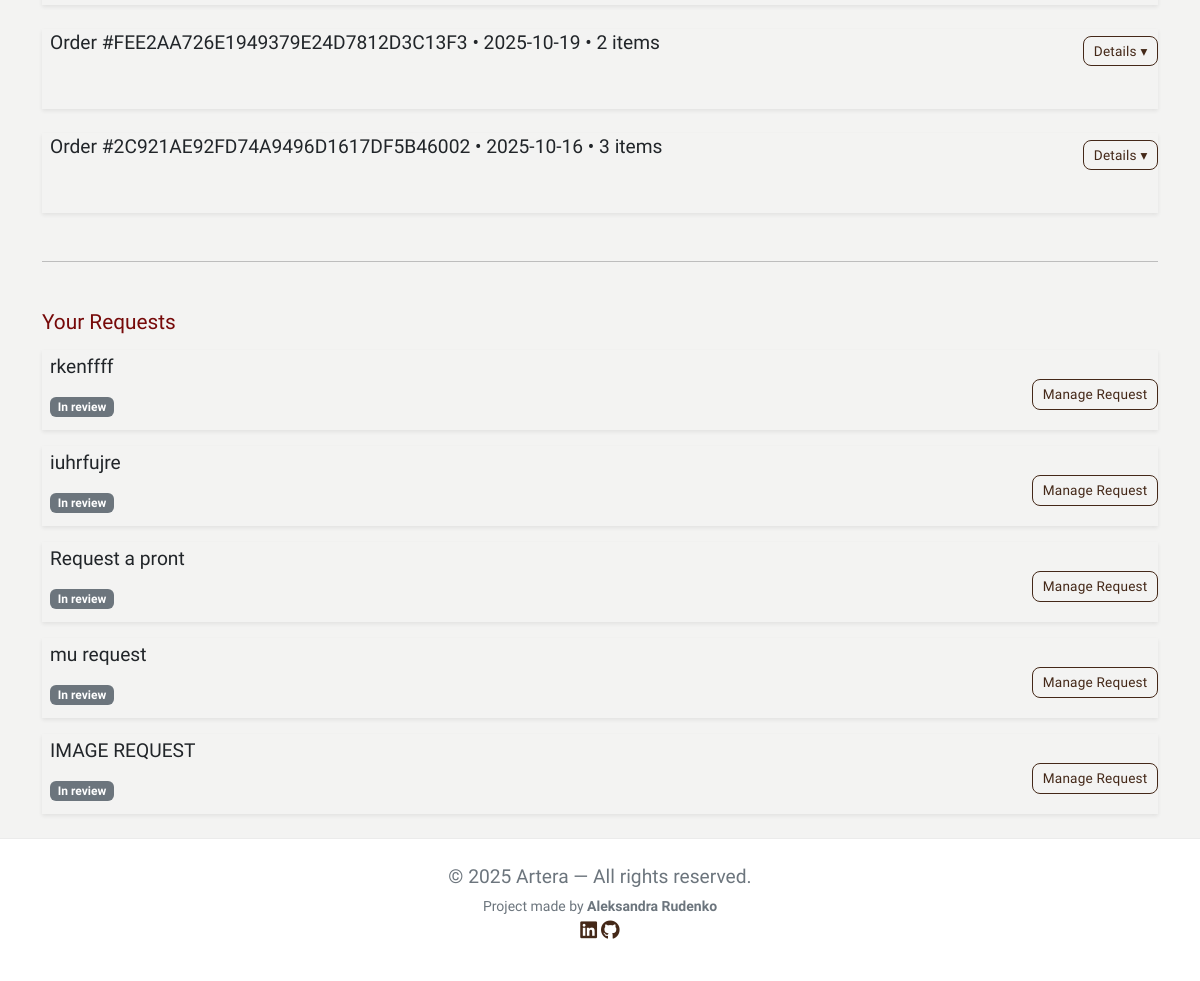
/profiles/library/ (signed in, lower part), run on an earlier commit of the app's database.
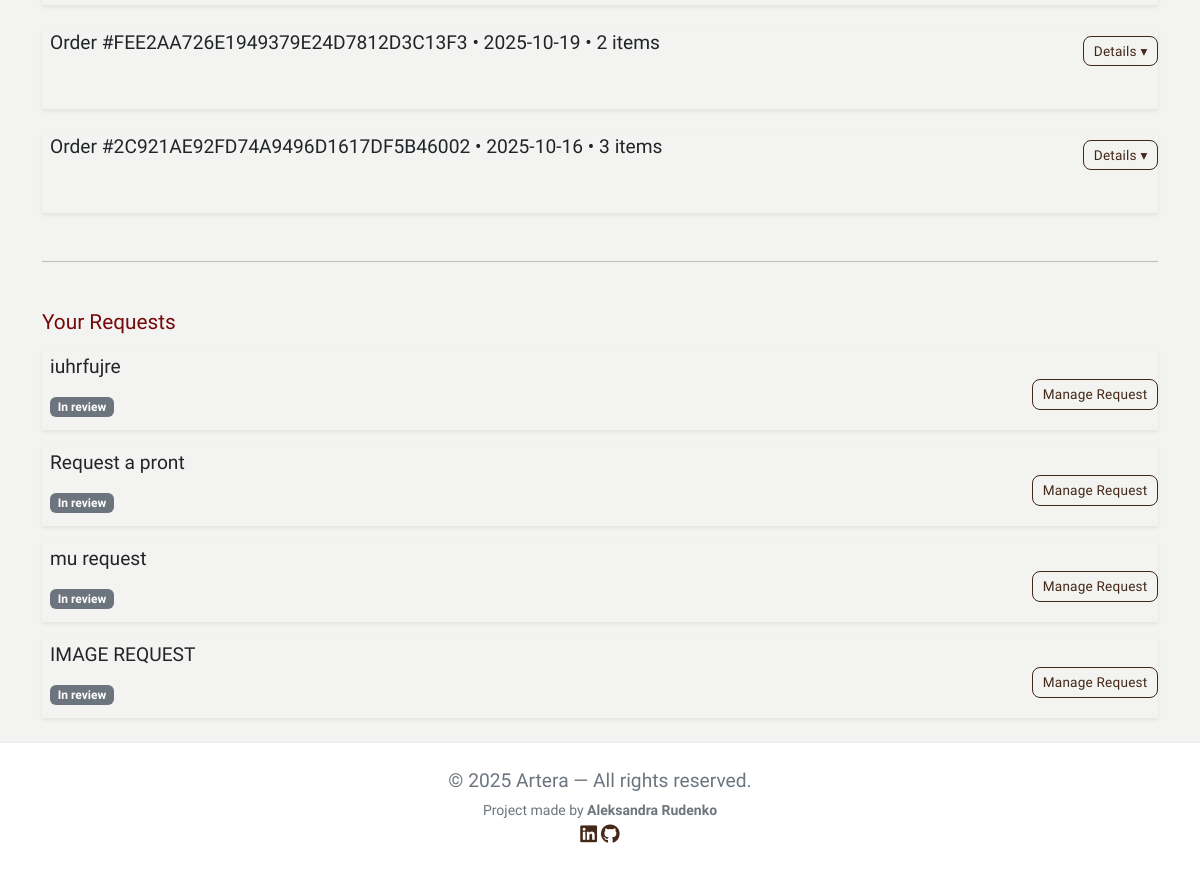
And on a later commit of the database.
### checkout/models.py (models this page shows, shortened)
class Order(models.Model):
    user = models.ForeignKey(settings.AUTH_USER_MODEL, null=True, blank=True, on_delete=models.SET_NULL, related_name='orders')
    order_number = models.CharField(max_length=32, null=False, editable=False)
    full_name = models.CharField(max_length=50,  null=False, blank=False)
    email = models.EmailField(max_length=254, null=False, blank=False)
    phone_number = models.CharField(max_length=20,  null=False, blank=False)
    country = CountryField(blank_label='Select country')
    postcode = models.CharField(max_length=20,  null=True,  blank=True)
    town_or_city = models.CharField(max_length=40,  null=False, blank=False)
    street_address1 = models.CharField(max_length=80, null=False, blank=False)
    street_address2 = models.CharField(max_length=80, null=True,  blank=True)
    county = models.CharField(max_length=80,  null=True,  blank=True)
    date = models.DateTimeField(auto_now_add=True)
    delivery_cost = models.DecimalField(max_digits=6,  decimal_places=2, null=False, default=0)
    order_total = models.DecimalField(max_digits=10, decimal_places=2, null=False, default=0)
    grand_total = models.DecimalField(max_digits=10, decimal_places=2, null=False, default=0)

### services/models.py (models this page shows)
class ArtworkRequest(models.Model):
    STATUS = [
        ("in_review","In review"),
        ("accepted","Accepted"),
        ("rejected","Rejected"),
    ]
    user = models.ForeignKey(settings.AUTH_USER_MODEL, on_delete=models.CASCADE, related_name="service_requests")
    title = models.CharField(max_length=120, blank=False)
    description = models.TextField(blank=False, max_length=1000)
    ref_image = CloudinaryField('image', folder='requests', blank=True)
    budget_cents = models.DecimalField(max_digits=10, decimal_places=2, null=True, blank=True)
    status = models.CharField(max_length=20, choices=STATUS, default="in_review")
    created_at = models.DateTimeField(auto_now_add=True)

### profiles/views.py (the view)
# urls.py: path('library/', views.library, name='library'),
@login_required
def library(request):
    email = (request.user.email or '').strip()
    if not email:
        return render(request, 'profiles/library.html', {'orders': []})
    orders = (
        Order.objects
        .filter(user=request.user)
        .order_by('-date', '-id')
        .annotate(item_count=Count('lineitems'))
        .prefetch_related(
            Prefetch(
                'lineitems',
                queryset=OrderItem.objects.select_related('artwork').order_by('id')
            )
        )
    )
    requests_qs = (
        ArtworkRequest.objects
        .filter(user=request.user)
        .order_by('-created_at')
    )
    return render(request, 'profiles/library.html', {
        'orders': orders,
        'requests': requests_qs,
    })

### bag/contexts.py (called while the page is built, shortened)
def bag_contents(request):
    bag_items = []
    total = Decimal("0")
    product_count = 0
    bag = request.session.get('bag', {})
    if total < getattr(settings, 'FREE_DELIVERY_THRESHOLD', 0):
        delivery = total * Decimal(getattr(settings, 'STANDARD_DELIVERY_PERCENTAGE', 0) / 100)
        free_delivery_delta = getattr(settings, 'FREE_DELIVERY_THRESHOLD', 0) - total
    else:
        delivery = 0
        free_delivery_delta = 0
    grand_total = delivery + total
    context = {
        'bag_items': bag_items,
        'total': total,
        'product_count': product_count,
        'delivery': delivery,
        'free_delivery_delta': free_delivery_delta,
        'free_delivery_threshold': getattr(settings, 'FREE_DELIVERY_THRESHOLD', 0),
        'grand_total': grand_total,
    }
    return context

### shop/models.py (called while the page is built)
    def get_download_url(self):
        if self.digital_file_url:
            return self.digital_file_url
        if self.image_url:
            return self.image_url
        if self.image and getattr(self.image, "url", None):
            return self.image.url
        return None

### profiles/templates/profiles/library.html (shortened to what this page needs)
{% extends "base.html" %}
{% load static %}
{% block content %}
<div class="container mb-4 mt-4 library">
    {% if orders %}
    {% for order in orders %}
    <div class="order-card shadow-sm h-100 mb-4 ps-2 pb-2">
        <div class="d-flex align-items-center justify-content-center gap-4">
            <p class="text-dark">
                Order #{{ order.order_number }}
                <span>• {{ order.date|date:"Y-m-d" }}</span>
                <span>• {{ order.item_count }} item{{ order.item_count|pluralize }}</span>
            </p>
            <button class="btn btn-outline-dark btn-sm ms-auto" type="button" data-bs-toggle="collapse"
                data-bs-target="#o{{ order.id }}" aria-expanded="{% if forloop.first %}true{% else %}false{% endif %}">
                Details ▾
            </button>
        </div>
    </div>
    {% endfor %}
    {% else %}
    <div class="text-center py-5">
        <p class="mb-3">Your library is empty.</p>
        <a href="{% url 'all_artworks' %}" class="btn btn-dark">Browse artworks</a>
    </div>
    {% endif %}
    <hr class="my-5">
    <h3 class="mb-3">Your Requests</h3>
    {% if requests %}
    <div class="row g-3">
        {% for r in requests %}
        <div class="col-12">
            <div class="request-card shadow-sm h-100 d-flex justify-content-center align-items-center ps-2 pb-2">
                <div class="card-body">
                    <h5 class="mb-1">
                        <p class="text-dark"> {{ r.title }}</p>
                    </h5>
                    {% if r.status == 'accepted' %}
                    <span class="badge bg-success">Accepted</span>
                    {% elif r.status == 'rejected' %}
                    <span class="badge bg-danger">Rejected</span>
                    {% else %}
                    <span class="badge bg-secondary">In review</span>
                    {% endif %}
                </div>
                <div class="mt-3">
                    <a href="{% url 'request_detail' r.id %}" class="btn btn-outline-dark btn-sm">Manage Request</a>
                </div>
            </div>
        </div>
        {% endfor %}
    </div>
    {% else %}
    <p class="text-muted">You haven’t submitted any requests yet.</p>
    <a href="{% url 'request' %}" class="btn btn-dark btn-sm mt-2">Make a Request</a>
    {% endif %}
</div>
{% endblock %}

What changed in the data, as far as the page shows it:
removed ArtworkRequest: title "rkenffff", status "In review"
